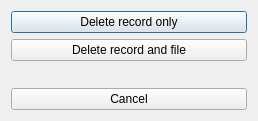
<?xml version="1.0" encoding="UTF-8"?>
<ui version="4.0">
 <class>RecentRemoveDlg</class>
 <widget class="QDialog" name="RecentRemoveDlg">
  <property name="geometry">
   <rect>
    <x>0</x>
    <y>0</y>
    <width>258</width>
    <height>121</height>
   </rect>
  </property>
  <property name="windowTitle">
   <string>Delete</string>
  </property>
  <layout class="QVBoxLayout" name="verticalLayout">
   <item>
    <widget class="QPushButton" name="btnRecordOnly">
     <property name="text">
      <string>Delete record only</string>
     </property>
    </widget>
   </item>
   <item>
    <widget class="QPushButton" name="btnRecordAndFile">
     <property name="text">
      <string>Delete record and file</string>
     </property>
    </widget>
   </item>
   <item>
    <spacer name="verticalSpacer">
     <property name="orientation">
      <enum>Qt::Vertical</enum>
     </property>
     <property name="sizeHint" stdset="0">
      <size>
       <width>20</width>
       <height>40</height>
      </size>
     </property>
    </spacer>
   </item>
   <item>
    <widget class="QPushButton" name="btnCancel">
     <property name="text">
      <string>Cancel</string>
     </property>
    </widget>
   </item>
  </layout>
 </widget>
 <resources/>
 <connections/>
</ui>
